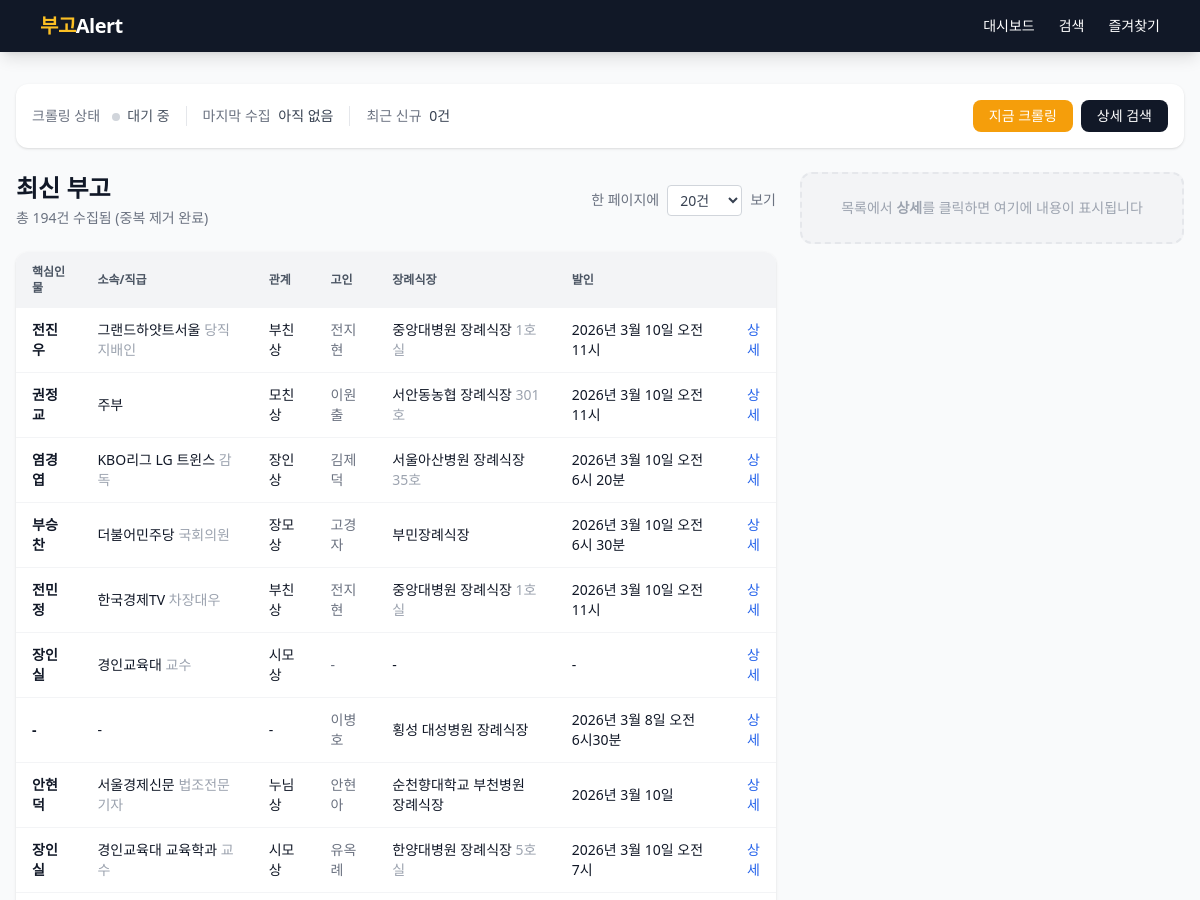
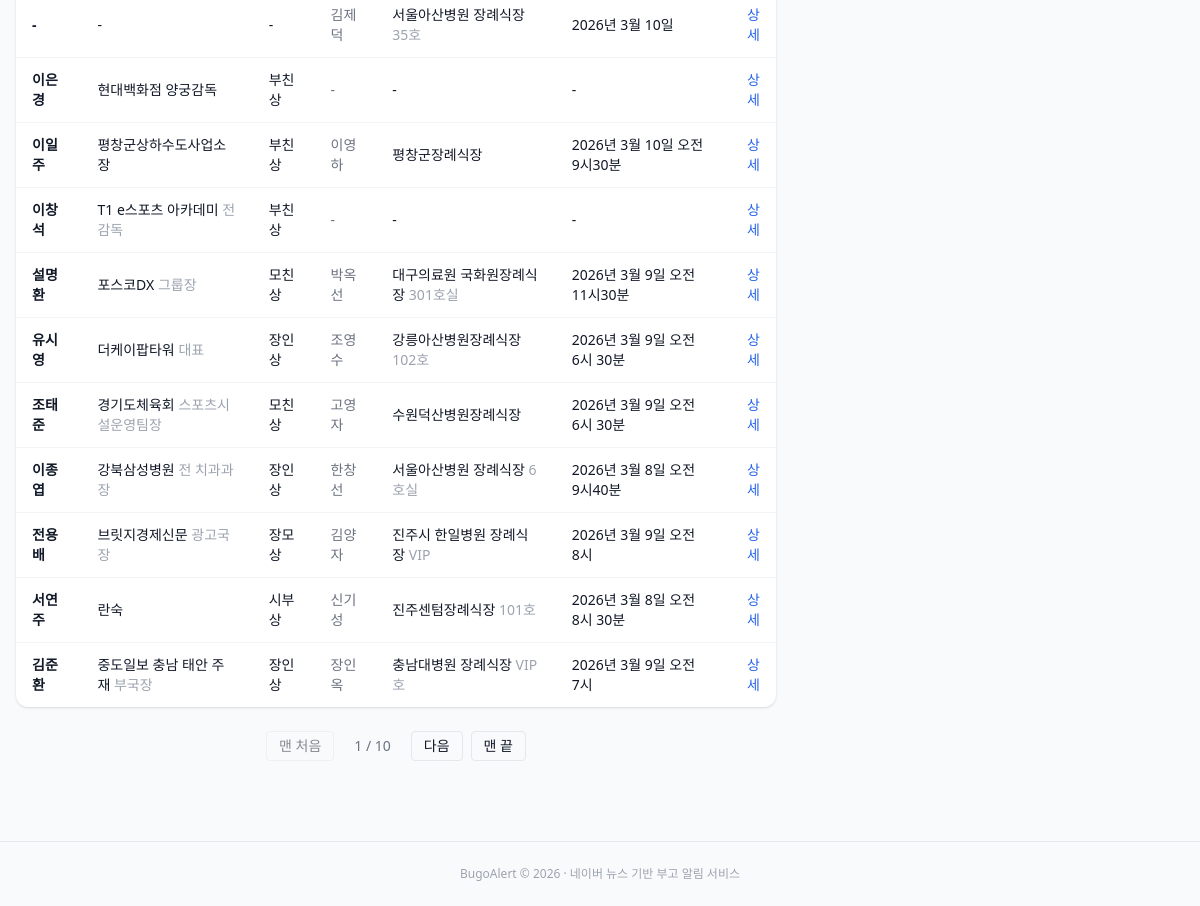
Before: / with the older database file (2 pictures, top to bottom).
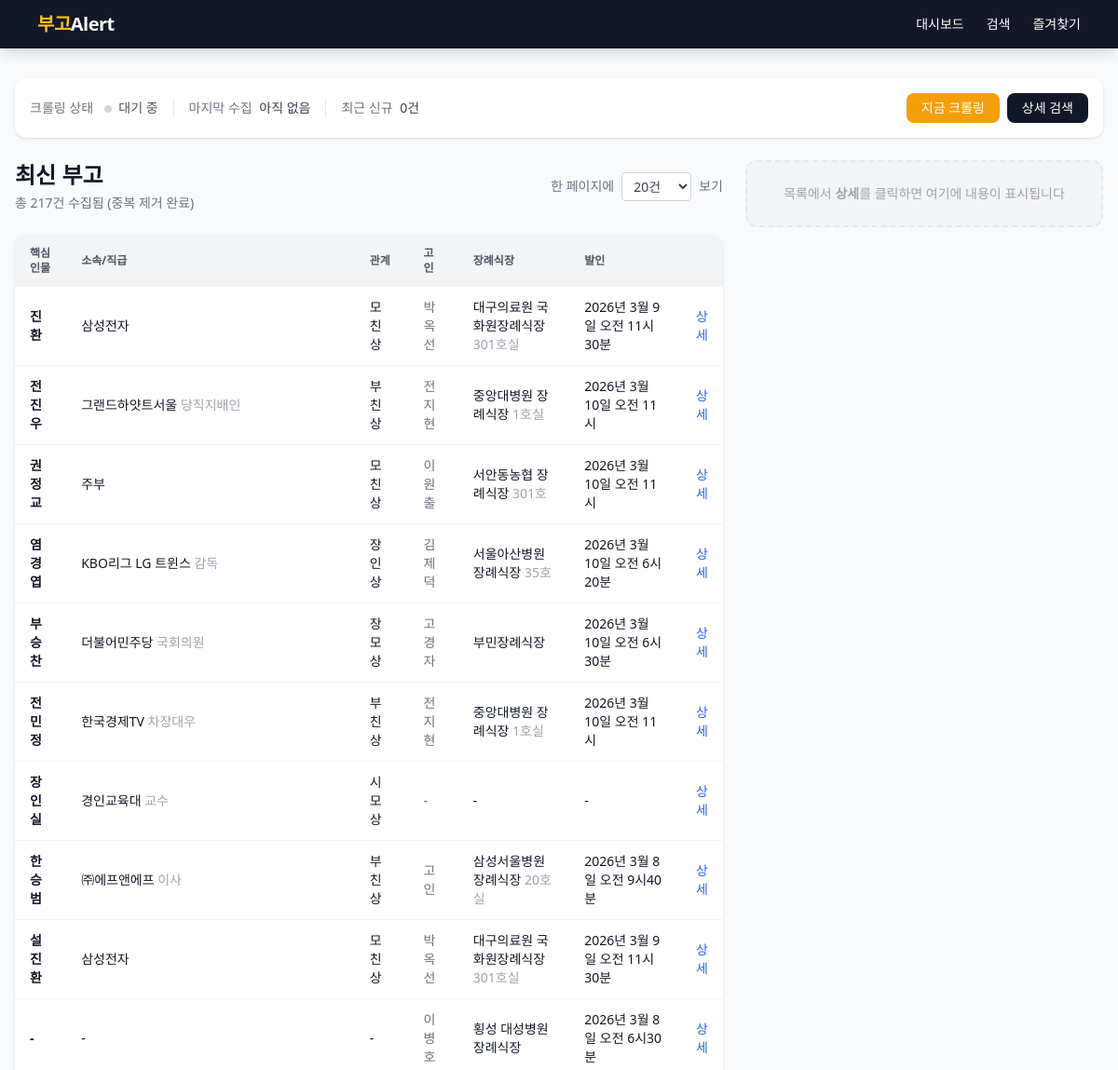
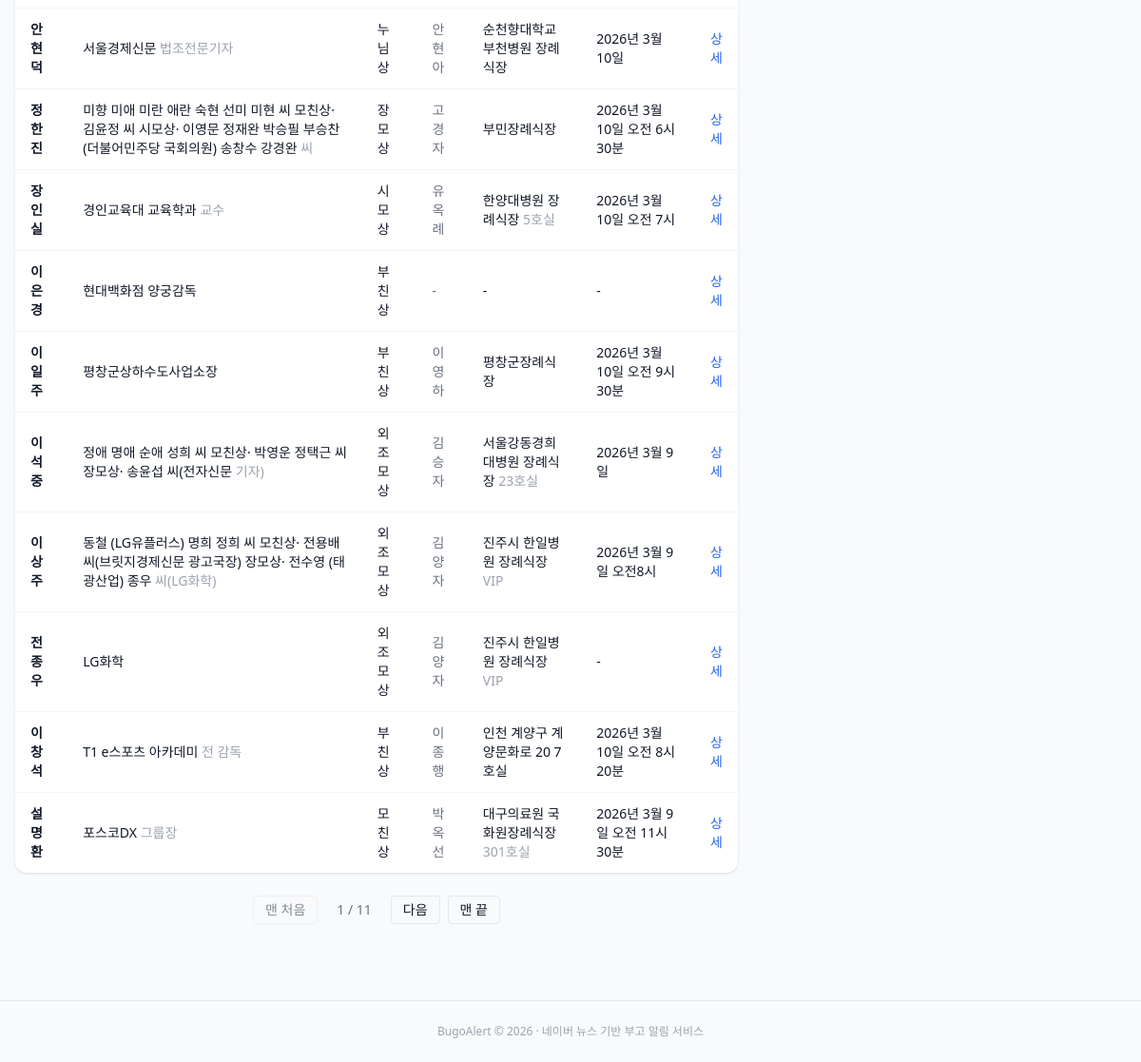
After: the same page with the newer database file (2 pictures, top to bottom).
### app/models.py (models this page shows)
class Obituary(Base):
    __tablename__ = "obituaries"
    id = Column(Integer, primary_key=True, autoincrement=True)
    source_url = Column(String(512), nullable=False)
    source_urls = Column(Text, nullable=True)  # JSON 배열: 병합된 모든 기사 URL
    title = Column(String(512), nullable=False)
    key_person = Column(String(100))
    organization = Column(String(200))
    position = Column(String(200))
    deceased_name = Column(String(100))
    deceased_age = Column(String(50))
    relationship = Column(String(100))
    related_persons = Column(Text)
    funeral_hall = Column(String(200))
    room_number = Column(String(50))
    funeral_date = Column(String(100))
    funeral_time = Column(String(50))
    contact = Column(String(100))
    remarks = Column(Text)
    raw_text = Column(Text)
    published_at = Column(DateTime)
    created_at = Column(DateTime, default=datetime.utcnow)
    dedup_key = Column(String(200), unique=True, nullable=True)
    __table_args__ = (
        Index("ix_obituaries_key_person", "key_person"),
        Index("ix_obituaries_org", "organization"),
        Index("ix_obituaries_published", "published_at"),
        Index("ix_obituaries_dedup", "dedup_key"),
        Index("ix_obituaries_source_url", "source_url"),
    )

### app/routers/obituaries.py (the view)
@router.get("/")
async def index(
    request: Request,
    db: Session = Depends(get_db),
    page: int = Query(1, ge=1),
    per_page: int = Query(20, ge=10, le=100),
    sort: str | None = Query(None),
    order: str = Query("desc"),
):
    per_page = _valid_per_page(per_page)
    if sort and sort not in SORT_COLUMNS:
        sort = None
    if order not in ("asc", "desc"):
        order = "desc"
    query = _search_query(db, sort=sort, order=order)
    total = query.count()
    obituaries = query.offset((page - 1) * per_page).limit(per_page).all()
    total_pages = max(1, (total + per_page - 1) // per_page)
    crawl_status = getattr(request.app.state, "crawl_status", {})
    base = f"/?page={page}&per_page={per_page}"
    return request.app.state.templates.TemplateResponse(
        "index.html",
        {
            "request": request,
            "obituaries": obituaries,
            "page": page,
            "total_pages": total_pages,
            "total": total,
            "per_page": per_page,
            "per_page_options": PER_PAGE_OPTIONS,
            "crawl_status": crawl_status,
            "sort": sort,
            "order": order,
            "base_url": base,
        },
    )

### app/templates/index.html (shortened to what the changed rows need)
{% extends "base.html" %}
{% block content %}
<div class="flex gap-6 flex-col lg:flex-row">
  <div class="flex-1 min-w-0">
<div class="flex items-center justify-between mb-6 flex-wrap gap-4">
  <div>
    <h1 class="text-2xl font-bold">최신 부고</h1>
    <p class="text-gray-500 text-sm mt-1">총 {{ total }}건 수집됨 (중복 제거 완료)</p>
  </div>
</div>
{% if obituaries %}
<div class="bg-white rounded-xl shadow overflow-hidden">
  <table class="w-full text-sm">
    <thead class="bg-gray-100 text-gray-600 uppercase text-xs">
      <tr>
        <th class="px-4 py-3 text-left">
          <a href="{{ base_url }}&sort=key_person&order={% if sort == 'key_person' and order == 'desc' %}asc{% else %}desc{% endif %}" class="hover:text-amber-600 flex items-center gap-0.5">
            핵심인물 {% if sort == 'key_person' %}<span>{% if order == 'desc' %}▼{% else %}▲{% endif %}</span>{% endif %}
          </a>
        </th>
        <th class="px-4 py-3 text-left">
          <a href="{{ base_url }}&sort=organization&order={% if sort == 'organization' and order == 'desc' %}asc{% else %}desc{% endif %}" class="hover:text-amber-600 flex items-center gap-0.5">
            소속/직급 {% if sort == 'organization' %}<span>{% if order == 'desc' %}▼{% else %}▲{% endif %}</span>{% endif %}
          </a>
        </th>
        <th class="px-4 py-3 text-left">
          <a href="{{ base_url }}&sort=relationship&order={% if sort == 'relationship' and order == 'desc' %}asc{% else %}desc{% endif %}" class="hover:text-amber-600 flex items-center gap-0.5">
            관계 {% if sort == 'relationship' %}<span>{% if order == 'desc' %}▼{% else %}▲{% endif %}</span>{% endif %}
          </a>
        </th>
        <th class="px-4 py-3 text-left">
          <a href="{{ base_url }}&sort=deceased_name&order={% if sort == 'deceased_name' and order == 'desc' %}asc{% else %}desc{% endif %}" class="hover:text-amber-600 flex items-center gap-0.5">
            고인 {% if sort == 'deceased_name' %}<span>{% if order == 'desc' %}▼{% else %}▲{% endif %}</span>{% endif %}
          </a>
        </th>
        <th class="px-4 py-3 text-left">
          <a href="{{ base_url }}&sort=funeral_hall&order={% if sort == 'funeral_hall' and order == 'desc' %}asc{% else %}desc{% endif %}" class="hover:text-amber-600 flex items-center gap-0.5">
            장례식장 {% if sort == 'funeral_hall' %}<span>{% if order == 'desc' %}▼{% else %}▲{% endif %}</span>{% endif %}
          </a>
        </th>
        <th class="px-4 py-3 text-left">
          <a href="{{ base_url }}&sort=funeral_date&order={% if sort == 'funeral_date' and order == 'desc' %}asc{% else %}desc{% endif %}" class="hover:text-amber-600 flex items-center gap-0.5">
            발인 {% if sort == 'funeral_date' %}<span>{% if order == 'desc' %}▼{% else %}▲{% endif %}</span>{% endif %}
          </a>
        </th>
        <th class="px-4 py-3"></th>
      </tr>
    </thead>
    <tbody class="divide-y divide-gray-100">
      {% for o in obituaries %}
      <tr class="hover:bg-amber-50 transition" id="row-{{ o.id }}">
        <td class="px-4 py-3 font-bold text-gray-900">{{ o.key_person or '-' }}</td>
        <td class="px-4 py-3">{{ o.organization or '-' }}{% if o.position %} <span class="text-gray-400">{{ o.position }}</span>{% endif %}</td>
        <td class="px-4 py-3">{{ o.relationship or '-' }}</td>
        <td class="px-4 py-3 text-gray-500">{{ o.deceased_name or '-' }}</td>
        <td class="px-4 py-3">{{ o.funeral_hall or '-' }}{% if o.room_number %} <span class="text-gray-400">{{ o.room_number }}</span>{% endif %}</td>
        <td class="px-4 py-3">{{ (o.funeral_date or '-')|format_funeral_date }} {{ o.funeral_time or '' }}</td>
        <td class="px-4 py-3 text-right">
          <a href="/obituary/{{ o.id }}"
             hx-get="/obituary/{{ o.id }}"
             hx-target="#detail-panel"
             hx-swap="innerHTML"
             hx-on::after-request="document.querySelectorAll('tbody tr.bg-amber-100').forEach(r=>r.classList.remove('bg-amber-100')); this.closest('tr').classList.add('bg-amber-100')"
             class="text-blue-600 hover:underline cursor-pointer">상세</a>
        </td>
      </tr>
      {% endfor %}
    </tbody>
  </table>
</div>
{% if total_pages > 1 %}
<div class="flex justify-center items-center gap-2 mt-6 flex-wrap">
  <a href="/?page=1&per_page={{ per_page }}{% if sort %}&sort={{ sort }}&order={{ order }}{% endif %}" class="px-3 py-1 rounded border text-sm hover:bg-gray-100 {% if page == 1 %}opacity-50 pointer-events-none{% endif %}">맨 처음</a>
  <span class="px-3 py-1 text-sm text-gray-500">{{ page }} / {{ total_pages }}</span>
  {% if page < total_pages %}
  <a href="/?page={{ page + 1 }}&per_page={{ per_page }}{% if sort %}&sort={{ sort }}&order={{ order }}{% endif %}" class="px-3 py-1 rounded border text-sm hover:bg-gray-100">다음</a>
  {% endif %}
  <a href="/?page={{ total_pages }}&per_page={{ per_page }}" class="px-3 py-1 rounded border text-sm hover:bg-gray-100 ">맨 끝</a>
</div>
{% endif %}
{% else %}
<div class="text-center py-20 text-gray-400">
  <p class="text-lg">수집된 부고가 없습니다</p>
  <p class="text-sm mt-2 mb-4">위의 <strong>지금 크롤링</strong> 버튼을 눌러 즉시 수집을 시작하세요</p>
</div>
{% endif %}
  </div>
</div>
{% endblock %}

Changed rows visible on the page:
removed Obituary: key_person "-", organization "-", relationship "-", deceased_name "김제덕", funeral_hall "서울아산병원 장례식장", room_number "35호", funeral_date "2026년 3월 10일"
no longer on this page (row unchanged): Obituary: key_person "유시영", organization "더케이팝타워", position "대표", relationship "장인상", deceased_name "조영수", funeral_hall "강릉아산병원장례식장", room_number "102호", funeral_date "2026년 3월 9일", funeral_time "오전 6시 30분"
no longer on this page (row unchanged): Obituary: key_person "조태준", organization "경기도체육회", position "스포츠시설운영팀장", relationship "모친상", deceased_name "고영자", funeral_hall "수원덕산병원장례식장", funeral_date "2026년 3월 9일", funeral_time "오전 6시 30분"
no longer on this page (row unchanged): Obituary: key_person "이종엽", organization "강북삼성병원", position "전 치과과장", relationship "장인상", deceased_name "한창선", funeral_hall "서울아산병원 장례식장", room_number "6호실", funeral_date "2026년 3월 8일", funeral_time "오전 9시40분"
no longer on this page (row unchanged): Obituary: key_person "전용배", organization "브릿지경제신문", position "광고국장", relationship "장모상", deceased_name "김양자", funeral_hall "진주시 한일병원 장례식장", room_number "VIP", funeral_date "2026년 3월 9일", funeral_time "오전 8시"
no longer on this page (row unchanged): Obituary: key_person "서연주", organization "란숙", relationship "시부상", deceased_name "신기성", funeral_hall "진주센텀장례식장", room_number "101호", funeral_date "2026년 3월 8일", funeral_time "오전 8시 30분"
no longer on this page (row unchanged): Obituary: key_person "김준환", organization "중도일보 충남 태안 주재", position "부국장", relationship "장인상", deceased_name "장인옥", funeral_hall "충남대병원 장례식장", room_number "VIP호", funeral_date "2026년 3월 9일", funeral_time "오전 7시"
added Obituary: key_person "진환", organization "삼성전자", relationship "모친상", deceased_name "박옥선", funeral_hall "대구의료원 국화원장례식장", room_number "301호실", funeral_date "2026년 3월 9일", funeral_time "오전 11시30분"
added Obituary: key_person "한승범", organization "㈜에프앤에프", position "이사", relationship "부친상", deceased_name "고인", funeral_hall "삼성서울병원 장례식장", room_number "20호실", funeral_date "2026년 3월 8일", funeral_time "오전 9시40분"
added Obituary: key_person "설진환", organization "삼성전자", relationship "모친상", deceased_name "박옥선", funeral_hall "대구의료원 국화원장례식장", room_number "301호실", funeral_date "2026년 3월 9일", funeral_time "오전 11시30분"
added Obituary: key_person "정한진", organization "미향 미애 미란 애란 숙현 선미 미현 씨 모친상· 김윤정 씨 시모상· 이영문 정재완 박승필 부승찬 (더불어민주당 국회의원) 송창수 강경완", position "씨", relationship "장모상", deceased_name "고경자", funeral_hall "부민장례식장", funeral_date "2026년 3월 10일", funeral_time "오전 6시30분"
added Obituary: key_person "이석중", organization "정애 명애 순애 성희 씨 모친상· 박영운 정택근 씨 장모상· 송윤섭 씨(전자신문", position "기자)", relationship "외조모상", deceased_name "김승자", funeral_hall "서울강동경희대병원 장례식장", room_number "23호실", funeral_date "2026년 3월 9일"
added Obituary: key_person "이상주", organization "동철 (LG유플러스) 명희 정희 씨 모친상· 전용배 씨(브릿지경제신문 광고국장) 장모상· 전수영 (태광산업) 종우", position "씨(LG화학)", relationship "외조모상", deceased_name "김양자", funeral_hall "진주시 한일병원 장례식장", room_number "VIP", funeral_date "2026년 3월 9일", funeral_time "오전8시"
added Obituary: key_person "전종우", organization "LG화학", relationship "외조모상", deceased_name "김양자", funeral_hall "진주시 한일병원 장례식장", room_number "VIP", funeral_date "-"
changed Obituary "이창석": deceased_name "-" → "이종행"; funeral_hall "-" → "인천 계양구 계양문화로 20 7호실"; funeral_date "-" → "2026년 3월 10일"; funeral_time (not shown) → "오전 8시 20분"
Other visible differences:
{{ total }}: "194" → "217"
{{ total_pages }}: "10" → "11"
